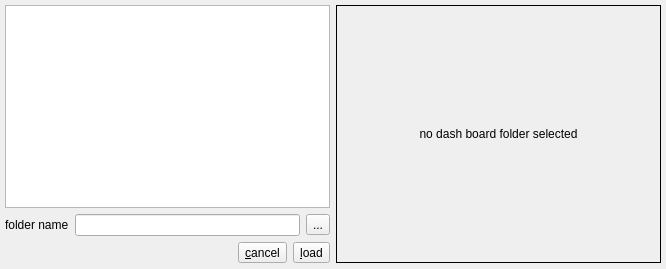
<?xml version="1.0" encoding="UTF-8"?>
<ui version="4.0">
 <class>xVLoadDlg</class>
 <widget class="QDialog" name="xVLoadDlg">
  <property name="geometry">
   <rect>
    <x>0</x>
    <y>0</y>
    <width>666</width>
    <height>269</height>
   </rect>
  </property>
  <property name="sizePolicy">
   <sizepolicy hsizetype="Fixed" vsizetype="Fixed">
    <horstretch>0</horstretch>
    <verstretch>0</verstretch>
   </sizepolicy>
  </property>
  <property name="windowTitle">
   <string>load dash board</string>
  </property>
  <widget class="QWidget" name="layoutWidget">
   <property name="geometry">
    <rect>
     <x>5</x>
     <y>5</y>
     <width>656</width>
     <height>258</height>
    </rect>
   </property>
   <layout class="QHBoxLayout" name="horizontalLayout_3">
    <item>
     <layout class="QVBoxLayout" name="verticalLayout">
      <item>
       <widget class="QListWidget" name="listWidget">
        <property name="font">
         <font>
          <family>URW Gothic L</family>
          <pointsize>9</pointsize>
          <weight>50</weight>
          <bold>false</bold>
         </font>
        </property>
        <property name="alternatingRowColors">
         <bool>true</bool>
        </property>
        <property name="selectionBehavior">
         <enum>QAbstractItemView::SelectRows</enum>
        </property>
        <property name="spacing">
         <number>2</number>
        </property>
        <property name="selectionRectVisible">
         <bool>true</bool>
        </property>
        <property name="itemAlignment">
         <set>Qt::AlignLeading|Qt::AlignLeft|Qt::AlignVCenter</set>
        </property>
       </widget>
      </item>
      <item>
       <layout class="QHBoxLayout" name="horizontalLayout">
        <item>
         <widget class="QLabel" name="label">
          <property name="text">
           <string>folder name</string>
          </property>
         </widget>
        </item>
        <item>
         <widget class="QLineEdit" name="pFolderLEdit">
          <property name="readOnly">
           <bool>true</bool>
          </property>
         </widget>
        </item>
        <item>
         <widget class="QToolButton" name="pBrowseTB">
          <property name="text">
           <string>...</string>
          </property>
         </widget>
        </item>
       </layout>
      </item>
      <item>
       <layout class="QHBoxLayout" name="horizontalLayout_2">
        <item>
         <spacer name="horizontalSpacer">
          <property name="orientation">
           <enum>Qt::Horizontal</enum>
          </property>
          <property name="sizeHint" stdset="0">
           <size>
            <width>40</width>
            <height>20</height>
           </size>
          </property>
         </spacer>
        </item>
        <item>
         <widget class="QToolButton" name="toolButton_2">
          <property name="text">
           <string>&amp;cancel</string>
          </property>
         </widget>
        </item>
        <item>
         <widget class="QToolButton" name="toolButton_3">
          <property name="text">
           <string>&amp;load</string>
          </property>
         </widget>
        </item>
       </layout>
      </item>
     </layout>
    </item>
    <item>
     <widget class="QLabel" name="pPixLab">
      <property name="sizePolicy">
       <sizepolicy hsizetype="MinimumExpanding" vsizetype="MinimumExpanding">
        <horstretch>0</horstretch>
        <verstretch>0</verstretch>
       </sizepolicy>
      </property>
      <property name="minimumSize">
       <size>
        <width>300</width>
        <height>0</height>
       </size>
      </property>
      <property name="frameShape">
       <enum>QFrame::Box</enum>
      </property>
      <property name="text">
       <string>no dash board folder selected</string>
      </property>
      <property name="alignment">
       <set>Qt::AlignCenter</set>
      </property>
     </widget>
    </item>
   </layout>
  </widget>
 </widget>
 <tabstops>
  <tabstop>listWidget</tabstop>
  <tabstop>pFolderLEdit</tabstop>
  <tabstop>pBrowseTB</tabstop>
  <tabstop>toolButton_2</tabstop>
  <tabstop>toolButton_3</tabstop>
 </tabstops>
 <resources/>
 <connections>
  <connection>
   <sender>toolButton_2</sender>
   <signal>clicked()</signal>
   <receiver>xVLoadDlg</receiver>
   <slot>reject()</slot>
   <hints>
    <hint type="sourcelabel">
     <x>546</x>
     <y>299</y>
    </hint>
    <hint type="destinationlabel">
     <x>494</x>
     <y>296</y>
    </hint>
   </hints>
  </connection>
  <connection>
   <sender>toolButton_3</sender>
   <signal>clicked()</signal>
   <receiver>xVLoadDlg</receiver>
   <slot>accept()</slot>
   <hints>
    <hint type="sourcelabel">
     <x>607</x>
     <y>299</y>
    </hint>
    <hint type="destinationlabel">
     <x>513</x>
     <y>290</y>
    </hint>
   </hints>
  </connection>
 </connections>
</ui>
